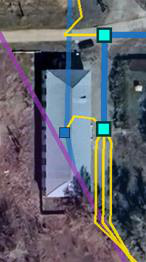
#> input picture work/altay2/img_10.png, 146 x 262 px, found by its file name
$ python 55f_img10_match.py
#> lines starting #> are read from the running program, lines starting #| are printed output that depends on the picture; after the words box and inside, x2 and y2 are one past the last pixel; in counts of white or black regions, pixels touching at a corner belong together
#> in main, fig is the input picture: shape (262, 146, 3); mean B, G, R 107.4, 99.1, 98.4
#!/usr/bin/env python3
# -*- coding: utf-8 -*-
"""Task 55f: усиленный матчинг img_10 — маскирование синей аннотации
заказчика + template/SIFT на полное разрешение карты."""
import json
import sys
from pathlib import Path

import cv2
import numpy as np

BASE = Path('/home/z/my-project')
DIR = BASE / 'work/altay2'
MAP = DIR / 'map06_v4.jpg'


def ncc(a, b):
    a = a.astype(np.float64) - a.mean()
    b = b.astype(np.float64) - b.mean()
    d = np.sqrt((a * a).sum() * (b * b).sum())
    return float((a * b).sum() / d) if d > 1e-9 else 0.0


def mask_blue(img_bgr):
    """Заменяем насыщенно-синие пиксели (аннотация) средним окружения."""
    hsv = cv2.cvtColor(img_bgr, cv2.COLOR_BGR2HSV)
#> hsv: shape (262, 146, 3); mean H, S, V 109.5, 81, 119.2
    h, s, v = cv2.split(hsv)
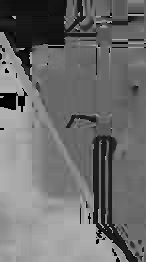
#> h: shape (262, 146); min 0, max 179, mean 109.5
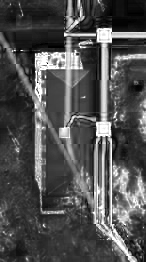
#> s: shape (262, 146); min 0, max 255, mean 81
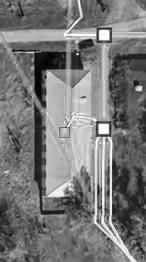
#> v: shape (262, 146); min 1, max 255, mean 119.2
    # синий: hue ~100..130 (OpenCV 0..179), насыщенный
    m = ((h >= 95) & (h <= 135) & (s > 90)).astype(np.uint8) * 255
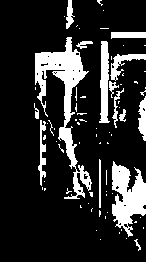
#> m: shape (262, 146); 17.1% white; 76 white regions (61 under 20 px), largest, box (x1, y1, x2, y2) and area: (35, 37, 92, 199) 2485, (112, 161, 146, 237) 1522, (99, 41, 110, 123) 609
    m = cv2.dilate(m, np.ones((5, 5), np.uint8))
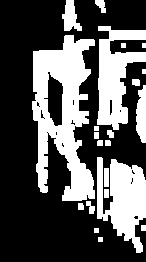
#> m: shape (262, 146); 34% white; 22 white regions, largest, box (x1, y1, x2, y2) and area: (32, 35, 95, 201) 5880, (97, 157, 146, 253) 2854, (97, 26, 146, 130) 2718
    out = img_bgr.copy()
    if m.sum() == 0:
        return out, 0
    mean_color = cv2.mean(img_bgr, mask=cv2.bitwise_not(m))[:3]
#> mean_color = (109.9, 107.4, 114.2)
    out[m > 0] = [int(c) for c in mean_color]
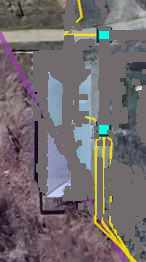
#> out: shape (262, 146, 3); mean B, G, R 109.6, 107.2, 114.1
    return out, int((m > 0).sum())


def main():
    fig = cv2.imread(str(DIR / 'img_10.png'))  # BGR
    fig_m, nblue = mask_blue(fig)
#> nblue = 12996
    print(f'синих пикселей замаскировано: {nblue}')
#| синих пикселей замаскировано: 12996
    cv2.imwrite(str(DIR / 'img_10_masked.png'), fig_m)

    map_full = cv2.imread(str(MAP))
#> (the run stopped early here; a loop or call above may not have finished)

$ run again, with work/altay2/img_11.png copied over work/altay2/img_10.png
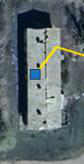
#> input picture work/altay2/img_11.png, 84 x 164 px, found by its file name
#> in main, fig is the input picture: shape (164, 84, 3); mean B, G, R 108.9, 105.9, 94.5
#> hsv: shape (164, 84, 3); mean H, S, V 94, 60.2, 112.5
#> in mask_blue, `m = cv2.dilate(m, np.ones((5, 5), np.uint8))`:
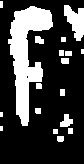
#> m: shape (164, 84); 24.9% white; 18 white regions (3 under 20 px), largest, box (x1, y1, x2, y2) and area: (8, 6, 53, 126) 2413, (64, 5, 84, 41) 444, (60, 114, 73, 127) 108
#> mean_color = (119.5, 119.6, 109)
#> in mask_blue, `out[m > 0] = [int(c) for c in mean_color]`:
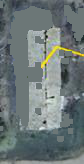
#> out: shape (164, 84, 3); mean B, G, R 119.4, 119.5, 108.7
#> nblue = 3426
#| синих пикселей замаскировано: 3426

$ run again, with work/altay2/img_12.png copied over work/altay2/img_10.png
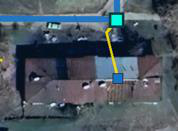
#> input picture work/altay2/img_12.png, 178 x 131 px, found by its file name
#> in main, fig is the input picture: shape (131, 178, 3); mean B, G, R 97.3, 86.9, 75.4
#> hsv: shape (131, 178, 3); mean H, S, V 107, 75.4, 99.5
#> in mask_blue, `m = cv2.dilate(m, np.ones((5, 5), np.uint8))`:
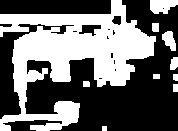
#> m: shape (131, 178); 42.7% white; 10 white regions, largest, box (x1, y1, x2, y2) and area: (0, 0, 156, 131) 9142, (150, 0, 178, 14) 304, (162, 31, 176, 51) 181
#> mean_color = (103.5, 98.42, 92.92)
#> in mask_blue, `out[m > 0] = [int(c) for c in mean_color]`:
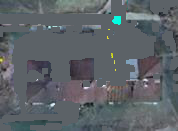
#> out: shape (131, 178, 3); mean B, G, R 103.3, 98.2, 92.5
#> nblue = 9950
#| синих пикселей замаскировано: 9950

$ run again, with work/altay2/img_9.png copied over work/altay2/img_10.png
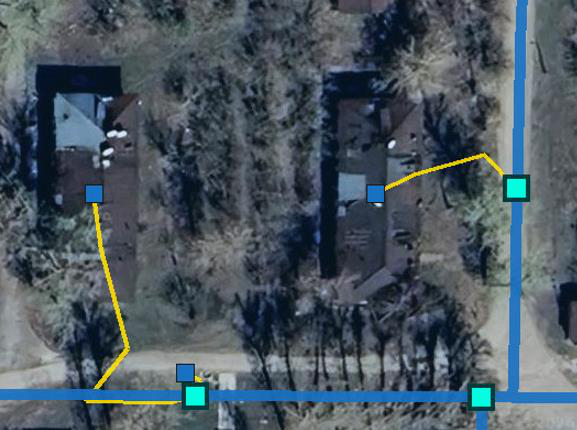
#> input picture work/altay2/img_9.png, 577 x 430 px, found by its file name
#> in main, fig is the input picture: shape (430, 577, 3); mean B, G, R 96.8, 87.5, 74.9
#> hsv: shape (430, 577, 3); mean H, S, V 98.6, 73.3, 99.2
#> in mask_blue, `m = cv2.dilate(m, np.ones((5, 5), np.uint8))`:
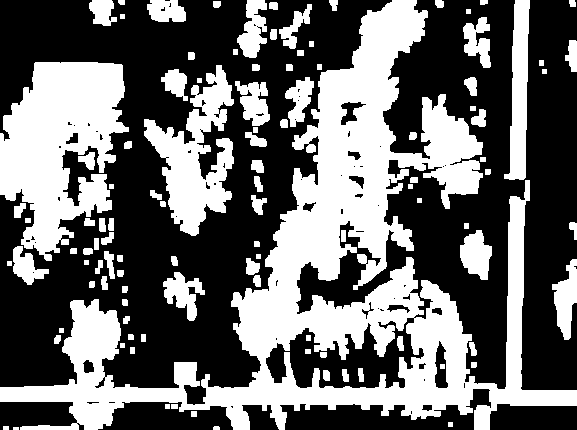
#> m: shape (430, 577); 41.2% white; 108 white regions (1 under 20 px), largest, box (x1, y1, x2, y2) and area: (0, 0, 577, 430) 61231, (0, 62, 129, 261) 15686, (144, 65, 234, 236) 7034
#> mean_color = (107.6, 104.9, 97.09)
#> in mask_blue, `out[m > 0] = [int(c) for c in mean_color]`:
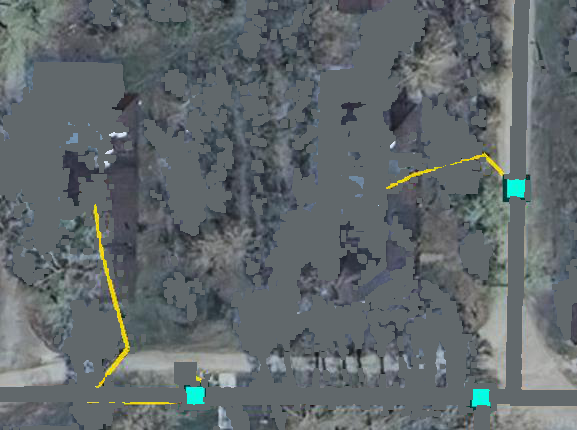
#> out: shape (430, 577, 3); mean B, G, R 107.3, 104.6, 97.1
#> nblue = 102324
#| синих пикселей замаскировано: 102324
